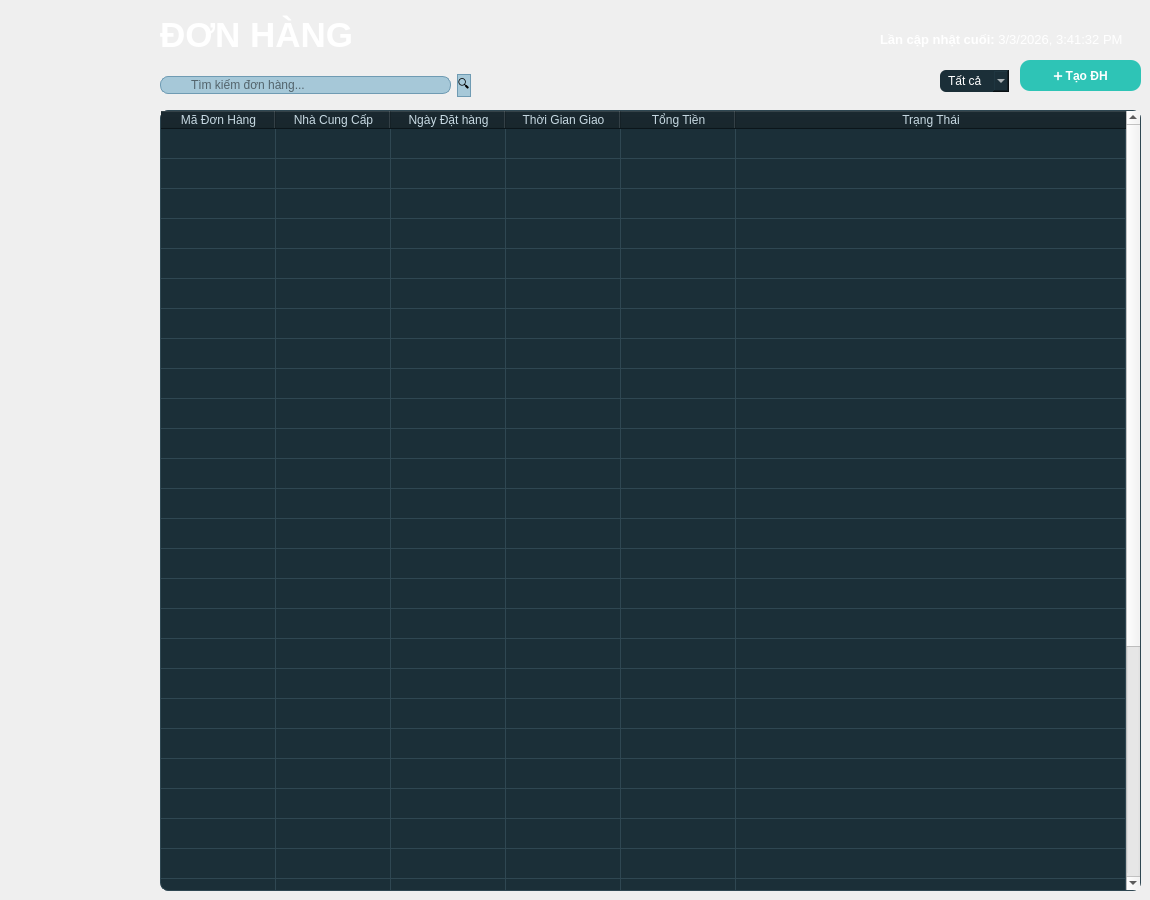
    <widget class="QWidget" name="dh">
     <widget class="QPushButton" name="pb_add_dh">
      <property name="geometry">
       <rect>
        <x>1020</x>
        <y>60</y>
        <width>121</width>
        <height>31</height>
       </rect>
      </property>
      <property name="font">
       <font>
        <family>Arial</family>
        <weight>75</weight>
        <bold>true</bold>
       </font>
      </property>
      <property name="styleSheet">
       <string notr="true">QPushButton{
    background-color: #2EC4B6;
    color: white;
    border: none;
    border-radius: 10px;
    padding: 6px 16px;
    font-weight: 600;
}

QPushButton:hover{
    background-color: #0ea5a4;
}

QPushButton:pressed{
    background-color: #0d9488;
}</string>
      </property>
      <property name="text">
       <string>➕ Tạo ĐH</string>
      </property>
     </widget>
     <widget class="QLabel" name="lb_updatetime_dh">
      <property name="geometry">
       <rect>
        <x>880</x>
        <y>30</y>
        <width>261</width>
        <height>20</height>
       </rect>
      </property>
      <property name="font">
       <font>
        <family>Arial</family>
        <weight>50</weight>
        <bold>false</bold>
       </font>
      </property>
      <property name="styleSheet">
       <string notr="true">QLabel {
    color: #FFFFFF;
}
</string>
      </property>
      <property name="text">
       <string>&lt;html&gt;&lt;head/&gt;&lt;body&gt;&lt;p&gt;&lt;span style=&quot; font-size:10pt; font-weight:600;&quot;&gt;Lần cập nhật cuối:&lt;/span&gt;&lt;span style=&quot; font-size:10pt;&quot;&gt; 3/3/2026, 3:41:32 PM&lt;/span&gt;&lt;/p&gt;&lt;/body&gt;&lt;/html&gt;</string>
      </property>
     </widget>
     <widget class="QComboBox" name="cb_f_dh">
      <property name="geometry">
       <rect>
        <x>940</x>
        <y>70</y>
        <width>69</width>
        <height>22</height>
       </rect>
      </property>
      <property name="font">
       <font>
        <family>Arial</family>
        <weight>50</weight>
        <bold>false</bold>
       </font>
      </property>
      <property name="styleSheet">
       <string notr="true">QComboBox {
    background-color: #1B2F38;
    color: white;
    border-radius: 6px;
    padding: 4px 8px;
}

QComboBox QAbstractItemView {
    background-color:#1B2F38;
    color: white;
}</string>
      </property>
      <property name="editable">
       <bool>false</bool>
      </property>
      <property name="currentText">
       <string notr="true">Tất cả</string>
      </property>
      <item>
       <property name="text">
        <string>Tất cả</string>
       </property>
      </item>
      <item>
       <property name="text">
        <string>Đã hoàn thành</string>
       </property>
      </item>
      <item>
       <property name="text">
        <string>Đã xác minh</string>
       </property>
      </item>
      <item>
       <property name="text">
        <string>Chưa giải quyết</string>
       </property>
      </item>
      <item>
       <property name="text">
        <string/>
       </property>
      </item>
     </widget>
     <widget class="QWidget" name="layoutWidget_6">
      <property name="geometry">
       <rect>
        <x>160</x>
        <y>70</y>
        <width>311</width>
        <height>31</height>
       </rect>
      </property>
      <layout class="QHBoxLayout" name="hlayout_dh">
       <item>
        <widget class="QLineEdit" name="lne_search_dh">
         <property name="font">
          <font>
           <family>Arial</family>
          </font>
         </property>
         <property name="styleSheet">
          <string notr="true">QLineEdit {
background-color: #A6C8D8;
border: 1px solid #6F9BB3;
border-radius: 8px;
padding-left: 28px;
}</string>
         </property>
         <property name="text">
          <string/>
         </property>
         <property name="placeholderText">
          <string>Tìm kiếm đơn hàng...</string>
         </property>
        </widget>
       </item>
       <item>
        <widget class="QPushButton" name="pb_search_dh">
         <property name="styleSheet">
          <string notr="true">QPushButton {
background-color: #A6C8D8;
border: 1px solid #6F9BB3;
border-radius: 8px;
}</string>
         </property>
         <property name="text">
          <string>🔍</string>
         </property>
        </widget>
       </item>
      </layout>
     </widget>
     <widget class="QLabel" name="lb_dh">
      <property name="geometry">
       <rect>
        <x>160</x>
        <y>10</y>
        <width>231</width>
        <height>51</height>
       </rect>
      </property>
      <property name="font">
       <font>
        <family>Arial</family>
        <weight>50</weight>
        <bold>false</bold>
       </font>
      </property>
      <property name="styleSheet">
       <string notr="true">color: white;</string>
      </property>
      <property name="text">
       <string>&lt;html&gt;&lt;head/&gt;&lt;body&gt;&lt;p&gt;&lt;span style=&quot; font-size:26pt; font-weight:600;&quot;&gt;ĐƠN HÀNG&lt;/span&gt;&lt;/p&gt;&lt;/body&gt;&lt;/html&gt;</string>
      </property>
     </widget>
     <widget class="QTableWidget" name="tbwg_dh">
      <property name="geometry">
       <rect>
        <x>160</x>
        <y>110</y>
        <width>981</width>
        <height>781</height>
       </rect>
      </property>
      <property name="font">
       <font>
        <family>Arial</family>
       </font>
      </property>
      <property name="autoFillBackground">
       <bool>false</bool>
      </property>
      <property name="styleSheet">
       <string notr="true">QTableWidget{
    background-color: #1B2F38;
    border: 1px solid #2f4752;
    gridline-color: #2f4752;
    color: #C7D9E2;
    border-radius: 8px;
}

QHeaderView::section{
    background-color: #0F1E25;
    color: #C7D9E2;}</string>
      </property>
      <property name="sizeAdjustPolicy">
       <enum>QAbstractScrollArea::AdjustToContents</enum>
      </property>
      <attribute name="horizontalHeaderDefaultSectionSize">
       <number>115</number>
      </attribute>
      <attribute name="horizontalHeaderStretchLastSection">
       <bool>true</bool>
      </attribute>
      <attribute name="verticalHeaderVisible">
       <bool>false</bool>
      </attribute>
      <attribute name="verticalHeaderCascadingSectionResizes">
       <bool>false</bool>
      </attribute>
      <attribute name="verticalHeaderHighlightSections">
       <bool>true</bool>
      </attribute>
      <attribute name="verticalHeaderStretchLastSection">
       <bool>true</bool>
      </attribute>
      <row>
       <property name="text">
        <string>1</string>
       </property>
      </row>
      <row>
       <property name="text">
        <string>New Row</string>
       </property>
      </row>
      <row>
       <property name="text">
        <string>New Row</string>
       </property>
      </row>
      <row>
       <property name="text">
        <string>New Row</string>
       </property>
      </row>
      <row>
       <property name="text">
        <string>New Row</string>
       </property>
      </row>
      <row>
       <property name="text">
        <string>New Row</string>
       </property>
      </row>
      <row>
       <property name="text">
        <string>New Row</string>
       </property>
      </row>
      <row>
       <property name="text">
        <string>New Row</string>
       </property>
      </row>
      <row>
       <property name="text">
        <string>New Row</string>
       </property>
      </row>
      <row>
       <property name="text">
        <string>New Row</string>
       </property>
      </row>
      <row>
       <property name="text">
        <string>New Row</string>
       </property>
      </row>
      <row>
       <property name="text">
        <string>New Row</string>
       </property>
      </row>
      <row>
       <property name="text">
        <string>New Row</string>
       </property>
      </row>
      <row>
       <property name="text">
        <string>New Row</string>
       </property>
      </row>
      <row>
       <property name="text">
        <string>New Row</string>
       </property>
      </row>
      <row>
       <property name="text">
        <string>New Row</string>
       </property>
      </row>
      <row>
       <property name="text">
        <string>New Row</string>
       </property>
      </row>
      <row>
       <property name="text">
        <string>New Row</string>
       </property>
      </row>
      <row>
       <property name="text">
        <string>New Row</string>
       </property>
      </row>
      <row>
       <property name="text">
        <string>New Row</string>
       </property>
      </row>
      <row>
       <property name="text">
        <string>New Row</string>
       </property>
      </row>
      <row>
       <property name="text">
        <string>New Row</string>
       </property>
      </row>
      <row>
       <property name="text">
        <string>New Row</string>
       </property>
      </row>
      <row>
       <property name="text">
        <string>New Row</string>
       </property>
      </row>
      <row>
       <property name="text">
        <string>New Row</string>
       </property>
      </row>
      <row>
       <property name="text">
        <string>New Row</string>
       </property>
      </row>
      <row>
       <property name="text">
        <string>New Row</string>
       </property>
      </row>
      <row>
       <property name="text">
        <string>New Row</string>
       </property>
      </row>
      <row>
       <property name="text">
        <string>New Row</string>
       </property>
      </row>
      <row>
       <property name="text">
        <string>New Row</string>
       </property>
      </row>
      <row>
       <property name="text">
        <string>New Row</string>
       </property>
      </row>
      <row>
       <property name="text">
        <string>New Row</string>
       </property>
      </row>
      <row>
       <property name="text">
        <string>New Row</string>
       </property>
      </row>
      <row>
       <property name="text">
        <string>New Row</string>
       </property>
      </row>
      <row>
       <property name="text">
        <string>New Row</string>
       </property>
      </row>
      <row>
       <property name="text">
        <string>New Row</string>
       </property>
      </row>
      <column>
       <property name="text">
        <string>Mã Đơn Hàng</string>
       </property>
      </column>
      <column>
       <property name="text">
        <string>Nhà Cung Cấp</string>
       </property>
      </column>
      <column>
       <property name="text">
        <string>Ngày Đặt hàng</string>
       </property>
      </column>
      <column>
       <property name="text">
        <string>Thời Gian Giao</string>
       </property>
      </column>
      <column>
       <property name="text">
        <string>Tổng Tiền</string>
       </property>
      </column>
      <column>
       <property name="text">
        <string>Trạng Thái</string>
       </property>
      </column>
      <item row="0" column="0">
       <property name="text">
        <string/>
       </property>
      </item>
      <item row="0" column="1">
       <property name="text">
        <string/>
       </property>
      </item>
      <item row="0" column="2">
       <property name="text">
        <string/>
       </property>
      </item>
      <item row="0" column="3">
       <property name="text">
        <string/>
       </property>
      </item>
      <item row="0" column="4">
       <property name="text">
        <string/>
       </property>
      </item>
      <item row="6" column="0">
       <property name="text">
        <string/>
       </property>
      </item>
      <item row="6" column="1">
       <property name="text">
        <string/>
       </property>
      </item>
      <item row="6" column="3">
       <property name="text">
        <string/>
       </property>
      </item>
     </widget>
    </widget>
